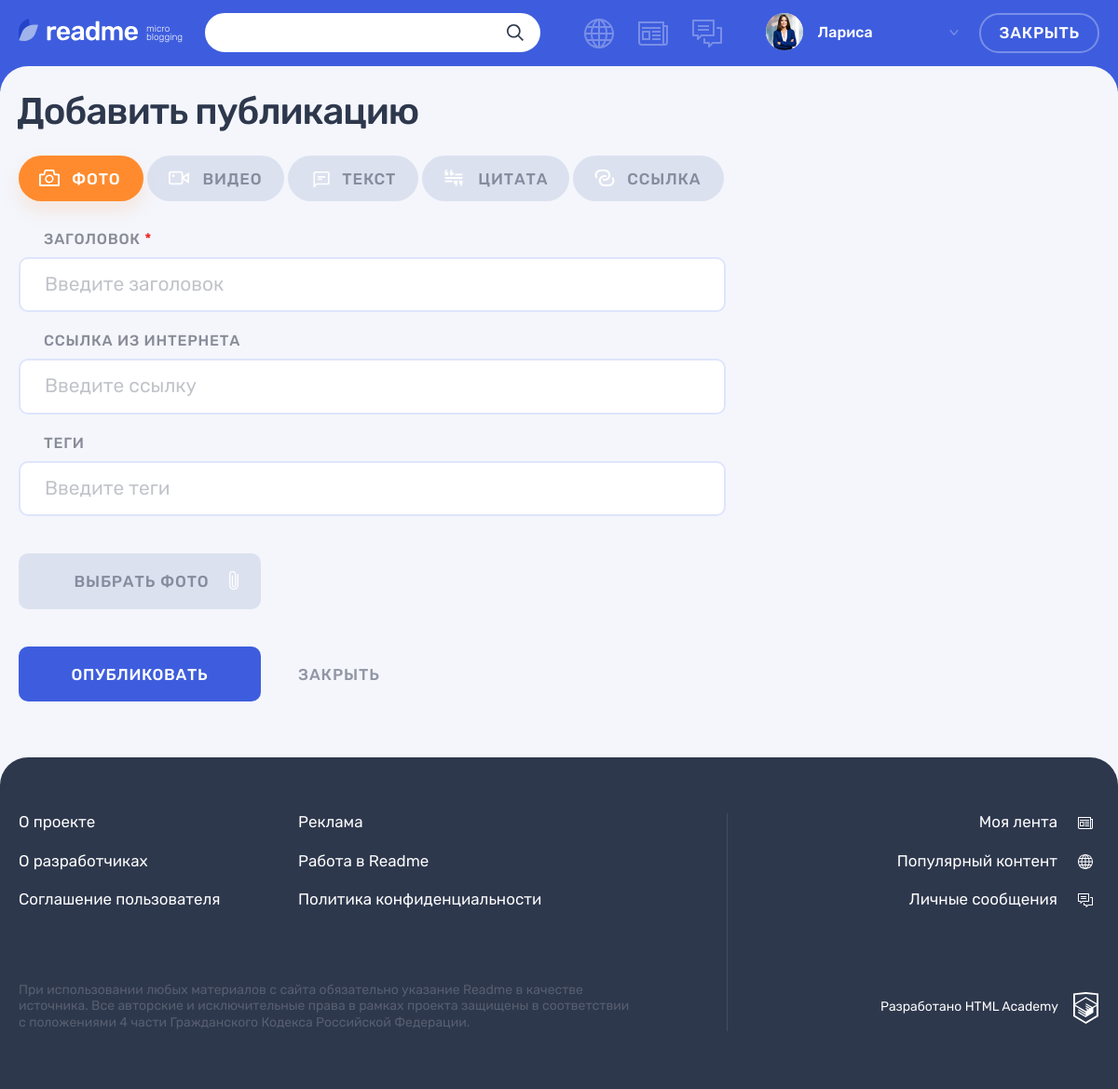
The app's page /add.php (signed in) with its own data.
### tables this page shows
CREATE TABLE IF NOT EXISTS content_types  (
id INT UNSIGNED AUTO_INCREMENT PRIMARY KEY,
type_name VARCHAR(128),
type_class VARCHAR(128)
);

### helpers.php (called while the page is built, shortened)
<?php
function include_template($name, array $data = [])
{
    $name = 'templates/' . $name;
    extract($data);
    require $name;
    $result = ob_get_clean();
    return $result;
}

### functions.php (called while the page is built, shortened)
<?php
function get_content_types(mysqli $connection)
{
    $result = mysqli_query($connection, "SELECT * FROM content_types");
    return mysqli_fetch_all($result, MYSQLI_ASSOC);
}

### templates/add-template.php (the view)
<main class="page__main page__main--adding-post">
  <div class="page__main-section">
    <div class="container">
      <h1 class="page__title page__title--adding-post">Добавить публикацию</h1>
    </div>
    <div class="adding-post container">
      <div class="adding-post__tabs-wrapper tabs">
        <div class="adding-post__tabs filters">
          <ul class="adding-post__tabs-list filters__list tabs__list">
            <?php foreach($content_types as $content_type) : ?>
            <li class="adding-post__tabs-item filters__item">
              <a class="adding-post__tabs-link filters__button filters__button--<?= $content_type['type_class'] ?> tabs__item button <?= ($form_type == $content_type['type_class']) ? 'tabs__item--active filters__button--active' : '' ?>" href="add.php?tab=<?= $content_type['type_class'] ?>">
                <svg class="filters__icon" width="22" height="18">
                  <use xlink:href="#icon-filter-<?= $content_type['type_class'] ?>"></use>
                </svg>
                <span><?= $content_type['type_name'] ?></span>
              </a>
            </li>
            <?php endforeach ?>
          </ul>
        </div>
        <div class="adding-post__tab-content">
          <?php foreach($content_types as $content_type) {
            if ($form_type == $content_type['type_class']) {
                $form = include_template('posts/' . $content_type['type_class'].'-form.php', ['form_values' => $form_values, 'form_errors' => $form_errors, 'field_error_codes' => $field_error_codes, 'form_type' => $form_type]);
            } else {
                $form = include_template('posts/' . $content_type['type_class'].'-form.php', ['form_values' => [], 'form_errors' => [], 'field_error_codes' => $field_error_codes, 'form_type' => $form_type]);
            }
            print($form);
            } ?>
        </div>
      </div>
    </div>
  </div>
</main>

### templates/posts/photo-form.php (shortened to what this page needs)
<section class="adding-post__photo tabs__content <?= ($form_type == 'photo') ? 'tabs__content--active' : '' ?>">
  <form class="adding-post__form form" action="#" method="post" enctype="multipart/form-data">
    <div class="form__text-inputs-wrapper">
      <div class="form__text-inputs">
        <div class="adding-post__input-wrapper form__input-wrapper">
          <label class="adding-post__label form__label" for="photo-heading">Заголовок <span class="form__input-required">*</span></label>
          <div class="form__input-section  <?= !empty($form_errors['heading']) ? 'form__input-section--error' : '' ?>">
            <input class="adding-post__input form__input" id="photo-heading" type="text" name="heading" placeholder="Введите заголовок" value="<?= htmlspecialchars($form_values['heading'] ?? '') ?>">
          </div>
        </div>
        <div class="adding-post__input-wrapper form__input-wrapper">
          <label class="adding-post__label form__label" for="photo-url">Ссылка из интернета</label>
          <div class="form__input-section  <?= !empty($form_errors['photo-url']) ? 'form__input-section--error' : '' ?>">
            <input class="adding-post__input form__input" id="photo-url" type="text" name="photo-url" placeholder="Введите ссылку" value="<?= htmlspecialchars($form_values['photo-url'] ?? '') ?>">
          </div>
        </div>
        <div class="adding-post__input-wrapper form__input-wrapper">
          <label class="adding-post__label form__label" for="photo-tags">Теги</label>
          <div class="form__input-section  <?= !empty($form_errors['tags']) ? 'form__input-section--error' : '' ?>">
            <input class="adding-post__input form__input" id="photo-tags" type="text" name="tags" placeholder="Введите теги" value="<?= htmlspecialchars($form_values['tags'] ?? '') ?>">
          </div>
        </div>
      </div>
    </div>
    <div class="adding-post__input-file-container form__input-container form__input-container--file">
      <div class="adding-post__input-file-wrapper form__input-file-wrapper">
        <button class="adding-post__input-file-button form__input-file-button form__input-file-button--photo button" type="button">
          <span>Выбрать фото</span>
          <svg class="adding-post__attach-icon form__attach-icon" width="10" height="20">
            <use xlink:href="#icon-attach"></use>
          </svg>
        </button>
      </div>
    </div>
    <div class="adding-post__buttons">
      <button class="adding-post__submit button button--main" type="submit">Опубликовать</button>
      <a class="adding-post__close" href="javascript:history.back()">Закрыть</a>
    </div>
  </form>
</section>

### records on screen
content_types: type_name "ФОТО"
content_types: type_name "ВИДЕО"
content_types: type_name "ТЕКСТ"
content_types: type_name "ЦИТАТА"
content_types: type_name "ССЫЛКА"

### other values on screen
$user['name'] "Лариса"
